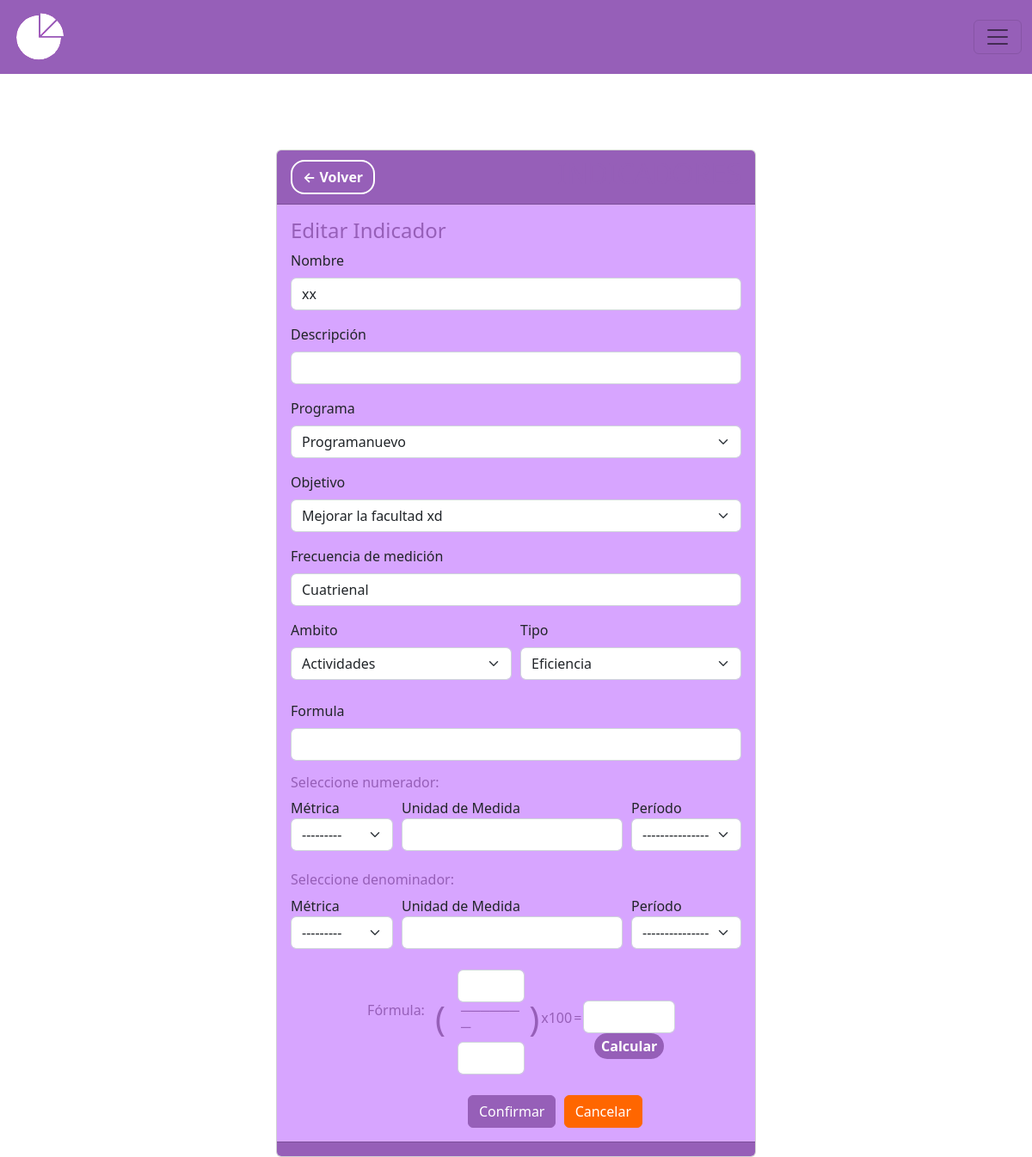
The app's page /indicadores/editar/1 with its own data.
### MIReApp/models.py (models this page shows, shortened)
class Indicador(models.Model):
    id = models.AutoField(primary_key=True)
    nombre = models.CharField(max_length=100,
                              verbose_name='Nombre',
                              unique= True,
                              validators= [
                                  RegexValidator(regex= r'^[a-zA-Z\s]*$',
                                                 message="El nombre no puede contener caracteres especiales.",
                                                 code='invalid_nombre')
                              ])
    descripcion = models.CharField(max_length=100, verbose_name='Descripción', blank=True, null=True)
    ambito = models.ForeignKey('Ambito', on_delete=models.CASCADE)
    tipo = models.ForeignKey('Tipo', on_delete=models.CASCADE)
    programa = models.ForeignKey('Programa', on_delete=models.SET_NULL, null=True, blank=True)
    objetivo = models.ForeignKey('Objetivos', on_delete=models.CASCADE, blank=True, null=True)
    frecuencia = models.CharField(verbose_name='Frecuencia de medición',max_length=10, choices=FRECUENCIAS)
    formula = models.CharField(max_length=20, choices= FORMULAS,verbose_name='Formula', blank=True)
    numerador = models.ForeignKey('Metrica', related_name='Numerador', on_delete=models.CASCADE, blank=True, null=True)
    denominador = models.ForeignKey('Metrica', related_name='Denominador', on_delete=models.CASCADE, blank=True, null=True)
    numerador_periodo = models.ForeignKey('HistorialMetrica', related_name='Instancia_Numerador', on_delete=models.CASCADE, blank=True, null=True)
    denominador_periodo = models.ForeignKey('HistorialMetrica', related_name='Instancia_Denominador', on_delete=models.CASCADE, blank=True, null=True)
    numerador_medida = models.CharField(max_length=100, verbose_name='', blank=True, null=True)
    denominador_medida = models.CharField(max_length=100, verbose_name='', blank=True, null=True)
    numerador_valor = models.PositiveIntegerField(verbose_name='', blank=True, null=True)
    denominador_valor = models.PositiveIntegerField(verbose_name='' , blank=True, null=True)
    resultado = models.CharField(max_length=100, verbose_name='', blank=True, null=True)
    estado = models.CharField(max_length=100, verbose_name='Descripción', blank=True, null=True)

### MIReApp/views.py (the view)
# urls.py: path('indicadores/editar/<int:id>', views.editar_indicadores, name='editar_indicador'),
def editar_indicadores(request, id):
    indicador = get_object_or_404(Indicador, id=id)
    objetivo = Objetivos.objects.filter(nombre=indicador.objetivo)
    formulario2 = IndicadorFormEditar(request.POST or None, request.FILES or None, instance=indicador)
    if request.method == 'POST':
        formulario2 = IndicadorFormEditar(request.POST, instance=indicador)
        if formulario2.is_valid():
            formulario2.save()
        messages.success(request, '¡Cambios guardados exitosamente!', extra_tags='alta-exitosa')
        return redirect('indicadores')
    return render(request, 'indicadores/editar.html', {'formulario2': formulario2, 'indicador':indicador, 'objetivo':objetivo})

### MIReApp/models.py (called while the page is built)
    def __str__(self):
        fila = self.titulo
        return fila

    def __str__(self):
        if self.mes_historico:
            return str(self.año_historico)+ '-' + str(self.mes_historico)
        elif self.semestre_historico:
            return str(self.año_historico)+ '-' + str(self.semestre_historico)
        elif self.año2_historico:
            return str(self.año_historico)+ '-' + str(self.año2_historico)
        else:
            return str(self.año_historico)

    def __str__(self):
        return self.nombre

    def __str__(self):
        return self.nombre

    def __str__(self):
        return f"{self.nombre}"

    def __str__(self):
        return self.nombre

### MIReApp/templates/indicadores/editar.html (shortened to what this page needs)
{% extends "base.html" %}
{% block contenido %}
<center>
<br>
<br>
<br>
<br>
<br>
<br>
<br>
<br>
<br>
<br>
<br>
<br>
<br>
<br>
<br>
<br>
<br>
<br>
<br>
<br>
<br>
<br>
<br>
<br>
<br>
<br>
<br>
<br>
<br>
<div class="card col-md-6" style="text-align: left;">
    <div class="card-header fw-bold" style="background-color: #965FB8;color: #fff;">
        <div style="display: flex; justify-content: space-between; align-items: center;">
            <span>
                <a href="{% url 'indicadores' %}" class="btn btn-secondary rounded-4 fw-bold" style="background-color: transparent; color: #ffff;border-color: #ffff;border-width: 2px;">← Volver</a>
            </span>
            <span>
                <h2>INDICADORES</h2>
            </span>
        </div>
    </div>
    <div class="card-body" style="background-color: #D7A5FF">
        <h4 class="card-title" style="color: #965FB8;">Editar Indicador</h4>
        {%  include 'indicadores/form_editar.html' %}
    </div>
    <div class="card-footer text-muted" style="background-color: #965FB8"></div>
</div>
</center>
{% endblock %}

### MIReApp/templates/indicadores/form_editar.html (shortened to what this page needs)
<form id= "miFormulario" enctype="multipart/form-data" method="post">
        <div class="mb-3">
          <label for="{{ formulario2.nombre.id_for_label }}" class="form-label">{{ formulario2.nombre.label }}</label>
          {{ formulario2.nombre }}
        </div>
        <div class="mb-3">
          <label for="{{ formulario2.descripcion.id_for_label }}" class="form-label">{{ formulario2.descripcion.label }}</label>
          {{ formulario2.descripcion }}
        </div>
        <div class="mb-3">
          <label for="{{ formulario2.programa.id_for_label }}" class="form-label">{{ formulario2.programa.label }}</label>
          {{ formulario2.programa }}
        </div>
        <div class="mb-3">
          <label for="{{ formulario2.objetivo.id_for_label }}" class="form-label">{{ formulario2.objetivo.label }}</label>
          {{ formulario2.objetivo }}
        </div>
        <div class="mb-3">
          <label for="{{ formulario2.frecuencia.id_for_label }}" class="form-label">{{ formulario2.frecuencia.label }}</label>
          {{ formulario2.frecuencia }}
        </div>
        <div class="horizontal-fields" style="display:flex" style="flex-direction:row">
          <div style="flex: 1;margin-right: 10px;">
            <label for="{{ formulario2.ambito.id_for_label }}" class="form-label">{{ formulario2.ambito.label }}</label>
            {{ formulario2.ambito }}
          </div>
          <div  style="flex: 1;">
            <label for="{{ formulario2.tipo.id_for_label }}" class="form-label">{{ formulario2.tipo.label }}</label>
            {{ formulario2.tipo }}
          </div>
        </div>
        <br>
        <div class="mb-3">
          <label for="{{ formulario2.formula.id_for_label }}" class="form-label">{{ formulario2.formula.label }}</label>
          {{ formulario2.formula }}
        </div>
        <h6>Seleccione numerador:</h6>
        <div class="horizontal-fields" style="display:flex" style="flex-direction:row" >
          <div style="flex: 1;">
            <label style="margin-right: 5px;">Métrica</label>
            {{ formulario2.numerador }}
          </div>
          <div style="flex: 0,5; margin-left: 10px;">
            <label style="margin-right: 5px;">Unidad de Medida</label>
            {{ formulario2.numerador_medida }}
          </div>
          <div style="flex: 0,5; margin-left: 10px">
            <label style="margin-right: 5px;">Período</label>
            {{ formulario2.numerador_periodo }}
          </div>
        </div>
        <br>
        <h6>Seleccione denominador:</h6>
        <div class="horizontal-fields" style="display:flex" style="flex-direction:row" >
          <div style="flex: 1;">
            <label style="margin-right: 5px;">Métrica</label>
            {{ formulario2.denominador }}
          </div>
          <div style="flex: 0,5;margin-left: 10px">
            <label style="margin-right: 10px;">Unidad de Medida</label>
            {{ formulario2.denominador_medida }}
          </div>
          <div style="flex: 0,5;margin-left: 10px">
            <label style="margin-right: 5px;">Período</label>
            {{ formulario2.denominador_periodo }}
          </div>
        </div>
        <br>
        <center>
        <div class="horizontal-fields" style="margin-left:17%;">
          <h6 style="margin-right: 12px;"><br><br>Fórmula:</h6>
          <div style="display: flex; align-items: center;">
              <div style="margin-right: 14px;">
                  <h1>(</h1>
              </div>
              <div class="field-wrapper" style="width: 22%;">
                {{ formulario2.numerador_valor }}
                <h6 style="margin-left: 4px;">───────</h6>
                {{ formulario2.denominador_valor }}
              </div>
              <div style="margin-left: 5px;">
                  <h1>)</h1>
              </div>
              <div style="margin-left: 2px;">
                  <h6>x100</h6>
              </div>
              <div style="margin-left: 2px;margin-right: 2px;">
                  <h6>=</h6>
              </div>
              <div style="width: 30%; height: 50px">
                {{ formulario2.resultado }}
                <button class='rounded-4 fw-bold 'id="miBoton" type="button" style="border-radius: 3%; color:white;background-color: #965FB8;border-color: transparent;">Calcular</button>
              </div>
          </div>
        </div>
        </center>
        <br>
    <input name="" id="" class="btn btn-success min-content" style="background-color: #965FB8;border-color: #965FB8;margin-left: 206px;" type="submit" value="Confirmar">
    <a name="" id="" class="btn btn-success" style="background-color: #f60; border-color: #f60;margin-left:5px;" href="{% url 'indicadores' %}" role="button">Cancelar</a>
  </form>

### MIReApp/static/css/base.css (style rules this page uses)
html, body { margin: 0; width: 100%; height: 100%; display: flex; justify-content: center; align-items: center; font-family: 'Dosis', sans-serif; font-weight: 300; -webkit-user-select: none; -moz-user-select: none; -ms-user-select: none; user-select: none; }
h2 { color: #965FB8; }
h1 { color: #965FB8; font-size: 300%; }
button { color:rgb(255, 255, 255); background-color: #D7A5FF }
h6 { color: #965FB8; font-size: 10px; text-align: justify; }
.horizontal-fields { display: flex; flex-direction: row; justify-content: space-between; align-items: flex-start; }

### records on screen
Indicador: nombre "xx", programa "Programanuevo", objetivo "Mejorar la facultad xd", frecuencia "Cuatrienal", ambito "Actividades", tipo "Eficiencia", numerador "---------", numerador_periodo "---------------", denominador "---------", denominador_periodo "---------------"
